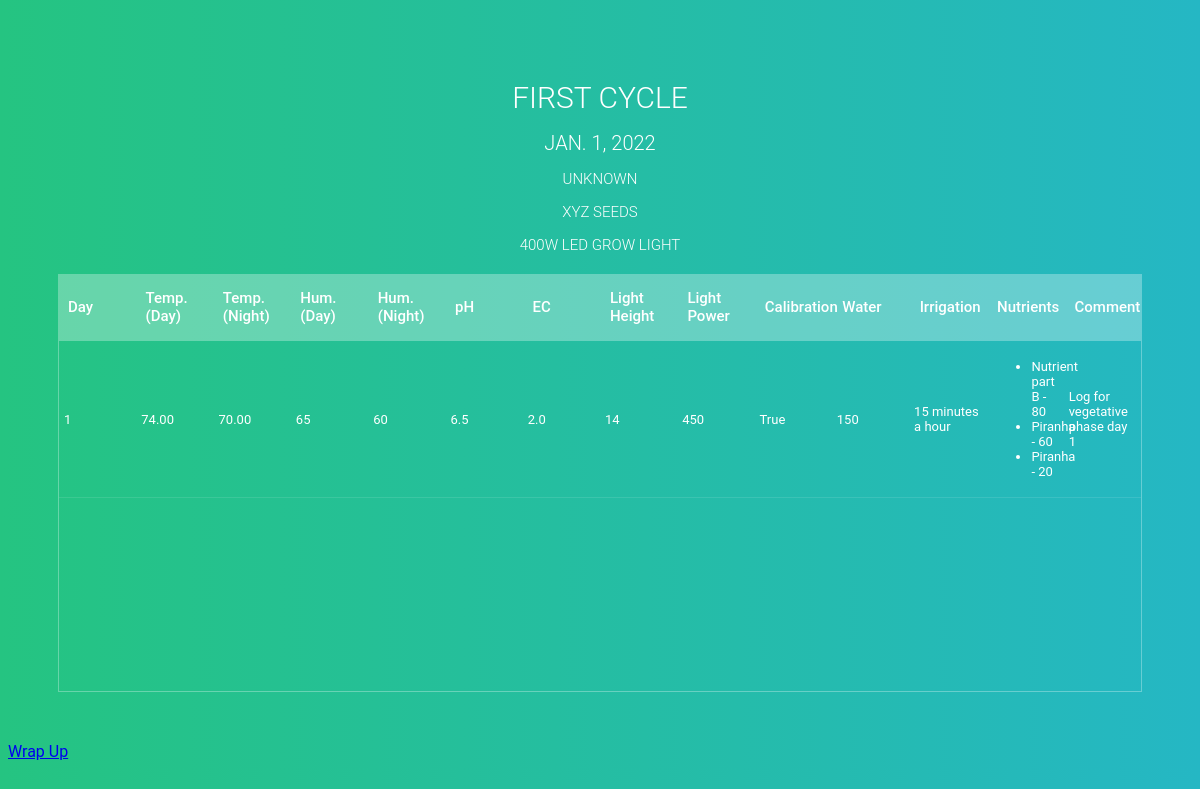
The page /record/1/ on the database as committed earlier.
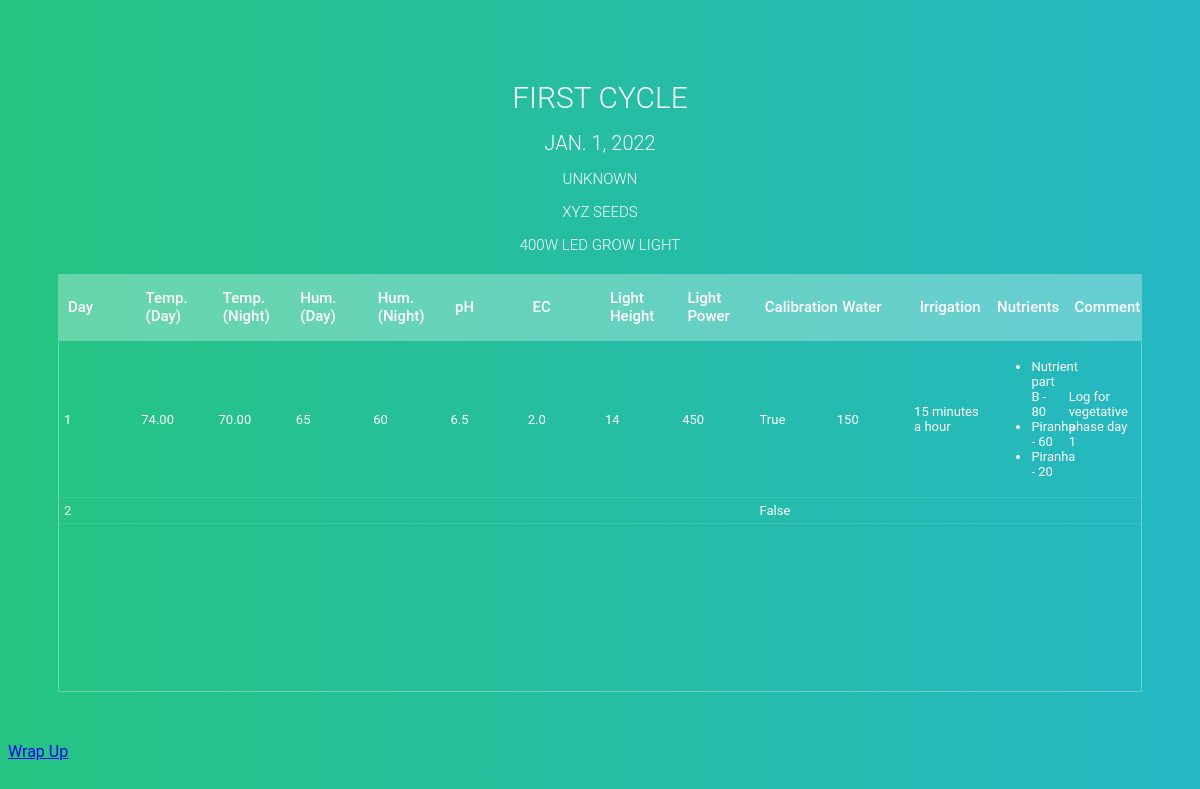
The same page on the database as committed later.
### records/models.py (models this page shows, shortened)
class Log(models.Model):
    PHASE_CHOICES = [
        ('seedling', 'Seedling'),
        ('vegetative', 'Vegetative'),
        ('bloom', 'Bloom'),
    ]
    LIGHT_POWER_CHOICES = [
        ('0', 'Darkness'),
        ('25', '25%'),
        ('50', '50%'),
        ('75', '75%'),
        ('100', '100%'),
    ]
    cycle = models.ForeignKey(Cycle, on_delete=models.CASCADE, related_name='logs')
    phase = models.CharField(max_length=12, choices=PHASE_CHOICES)
    temperature_day = models.DecimalField(max_digits=6, decimal_places=2, blank=True, null=True)
    temperature_night = models.DecimalField(max_digits=6, decimal_places=2, blank=True, null=True)
    humidity_day = models.IntegerField(blank=True, null=True)
    humidity_night = models.IntegerField(blank=True, null=True)
    ph = models.FloatField(blank=True, null=True)
    ec = models.FloatField(blank=True, null=True)
    irrigation = models.TextField(max_length=20, blank=True, null=True)
    light_height = models.IntegerField(blank=True, null=True)
    light_power = models.IntegerField(blank=True, null=True, choices=LIGHT_POWER_CHOICES)
    calibration = models.BooleanField(default=False, blank=True, null=True)
    featured_image = models.ImageField(null=True, blank=True)
    water = models.IntegerField(blank=True, null=True)
    comment = models.TextField(blank=True, null=True)
    def __str__(self):
        logs_of_same_phase = Log.objects.filter(cycle=self.cycle, phase=self.phase)
        day_in_phase = list(logs_of_same_phase).index(self) + 1
        return str(day_in_phase)

class Cycle(models.Model):
    id = models.AutoField(primary_key=True)
    name = models.CharField(max_length=150)
    date = models.DateField(auto_now_add=True)
    genetics = models.CharField(max_length=200, blank=True, null=True)
    seedbank = models.CharField(max_length=80, blank=True, null=True)
    fixture = models.CharField(max_length=200, blank=True, null=True)
    comment = models.TextField(blank=True, null=True)

class NutrientLog(models.Model):
    log = models.ForeignKey(Log, on_delete=models.CASCADE, related_name='nutrient_logs')
    nutrient = models.ForeignKey(Nutrient, on_delete=models.CASCADE)
    concentration = models.IntegerField()

class Nutrient(models.Model):
    name = models.CharField(max_length=80)
    brand = models.CharField(max_length=80)
    featured_image = models.ImageField(null=True, blank=True, default="default_fertilizer.jpg")
    detail = models.TextField(blank=True, null=True)

### records/views.py (the view)
# urls.py: path('record/<str:pk>/', views.record, name='record'),
def record(request, pk):
    cycle = get_object_or_404(Cycle, pk=pk)
    logs = Log.objects.filter(cycle=cycle)
    context = {'cycle': cycle, 'logs': logs}
    return render(request, 'records/record.html', context)

### records/templates/records/record.html (shortened to what this page needs)
<!DOCTYPE html>
<html lang="en">
{% extends 'main.html' %}
{% load static %}
{% block content %}
<section>
  <div class="cycle-info">
        <h1>{{ cycle.name }}</h1>
        <h2>{{ cycle.date }}</h2>
        <p class="p-cycle-info">{{ cycle.genetics }}</p>
        <p class="p-cycle-info">{{ cycle.seedbank }}</p>
        <p class="p-cycle-info">{{ cycle.fixture }}</p>
  </div>
  <div class="tbl-header">
    <table cellpadding="0" cellspacing="0" border="0">
      <thead>
      <tr>
        <th>Day</th>
        <th>Temp. (Day)</th>
        <th>Temp. (Night)</th>
        <th>Hum. (Day)</th>
        <th>Hum. (Night)</th>
        <th>pH</th>
        <th>EC</th>
        <th>Light Height</th>
        <th>Light Power</th>
        <th>Calibration</th>
        <th>Water</th>
        <th>Irrigation</th>
        <th>Nutrients</th>
        <th>Comment</th>
      </tr>
      </thead>
    </table>
  </div>
  <div class="tbl-content">
    <table cellpadding="0" cellspacing="0" border="0">
      <tbody>
      {% for log in cycle.logs.all %}
      {% if log.phase == 'vegetative' %}
      <tr>
        <td>{{ log|default_if_none:'' }}</td>
        <td>{{ log.temperature_day|default_if_none:'' }}</td>
        <td>{{ log.temperature_night|default_if_none:'' }}</td>
        <td>{{ log.humidity_day|default_if_none:'' }}</td>
        <td>{{ log.humidity_night|default_if_none:'' }}</td>
        <td>{{ log.ph|default_if_none:'' }}</td>
        <td>{{ log.ec|default_if_none:'' }}</td>
        <td>{{ log.light_height|default_if_none:'' }}</td>
        <td>{{ log.light_power|default_if_none:'' }}</td>
        <td>{{ log.calibration|default_if_none:'' }}</td>
        <td>{{ log.water|default_if_none:'' }}</td>
        <td>{{ log.irrigation|default_if_none:'' }}</td>
        <td>
          <div>
            <ul>
              {% for nutrient_log in log.nutrient_logs.all %}
              <li>{{ nutrient_log.nutrient.name }} - {{ nutrient_log.concentration|default_if_none:'' }}</li>
              {% endfor %}
            </ul>
          </div>
        </td>
        <td>{{ log.comment|truncatewords:10|default_if_none:'' }}</td>
      </tr>
      {% endif %}
      {% endfor %}
      </tbody>
    </table>
  </div>
</section>
<a href="{% url 'phase_summary' pk=cycle.id %}">Wrap Up</a>
{% endblock %}

Rows that differ between the two databases and show on the page:
added Log: cycle+phase+id "2", calibration "False"
